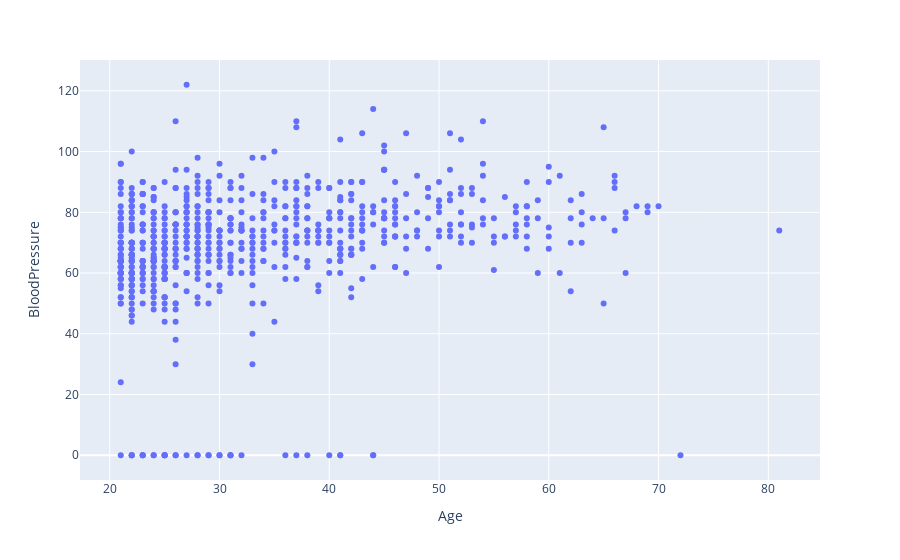

Source (notebook cell):
### Markdown cell above
# Scatterplot

### Code cell
px.scatter(df,x='Age',y='BloodPressure')

### Figure 1 — Plotly figure (JSON) as saved in the notebook; plotly's stock layout.template omitted (floating-point values rounded to 4 significant figures; data arrays with more than 128 entries replaced by an {"elided": "..."} marker saying what was removed)
{"data": [{"hovertemplate": "Age=%{x}<br>BloodPressure=%{y}<extra></extra>", "legendgroup": "", "marker": {"color": "#636efa", "symbol": "circle"}, "mode": "markers", "name": "", "orientation": "v", "showlegend": false, "type": "scatter", "x": {"elided": "768 int values"}, "xaxis": "x", "y": {"elided": "768 int values"}, "yaxis": "y"}], "layout": {"legend": {"tracegroupgap": 0}, "margin": {"t": 60}, "xaxis": {"anchor": "y", "domain": [0, 1], "title": {"text": "Age"}}, "yaxis": {"anchor": "x", "domain": [0, 1], "title": {"text": "BloodPressure"}}}}
